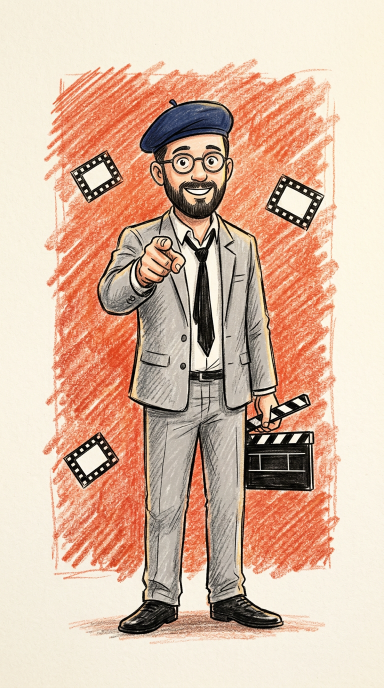
#> input picture motion/assets/mascot_source.png, 768 x 1376 px, found by its file name (shown at 1/2 size)
$ python make_mascot.py
#> lines starting #> are read from the running program, lines starting #| are printed output that depends on the picture; after the words box and inside, x2 and y2 are one past the last pixel; in counts of white or black regions, pixels touching at a corner belong together
# -*- coding: utf-8 -*-
"""Turns the uploaded mascot illustration into transparent PNG assets.

The illustration sits on plain paper, so the paper is removed with a
*border-connected* flood fill: only the background that touches the image edge
becomes transparent, which keeps interior paper areas (e.g. the white inside the
film-strip frames or the clapperboard) solid.

Outputs (motion/assets/):
  mascot.png        full character, transparent background, trimmed
  mascot_head.png   square head crop (for the little "face-cam" avatar badge)
  mascot_thumb.png  small version for storyboards / docs
"""
import os
import sys

import numpy as np
from PIL import Image, ImageFilter

SRC_DEFAULT = "assets/mascot_source.png"


def estimate_bg(a):
    border = np.concatenate([a[0:10].reshape(-1, 3), a[-10:].reshape(-1, 3),
                             a[:, 0:10].reshape(-1, 3), a[:, -10:].reshape(-1, 3)])
    return np.median(border, axis=0)


def paper_mask(a, bg, lum_min=216, sat_max=34, dist_max=34):
    """Paper/background candidates: bright + low saturation + close to the paper tone.
    A flood fill from the border over this mask removes the sheet without eating
    enclosed artwork (film-strip cells, shirt, clapper stripes)."""
    lum = a.mean(2)
    sat = a.max(2) - a.min(2)
    d = np.sqrt(((a - bg) ** 2).sum(2))
    return ((lum > lum_min) & (sat < sat_max)) | (d < dist_max)


def cutout(src, out, thr_lo=18.0, thr_hi=60.0, feather=1.1, min_blob=500):
#> called with src = 'assets/mascot_source.png', out = 'assets/mascot.png', thr_lo = 18, thr_hi = 60, feather = 1.1, min_blob = 500
    im = Image.open(src).convert("RGB")
#> im is the input picture: PIL image 768x1376 RGB; mean R, G, B 217.4, 185.8, 165
    a = np.asarray(im).astype(np.float32)
    bg = estimate_bg(a)
#> bg = [248, 242, 225]
    d = np.sqrt(((a - bg) ** 2).sum(2))

    # background = paper-ish pixels reachable from the image border
    from collections import deque
    h, w = d.shape
    paper = paper_mask(a, bg)
#> in paper_mask, `return ((lum > lum_min) & (sat < sat_max)) | (d < dist_max)`:
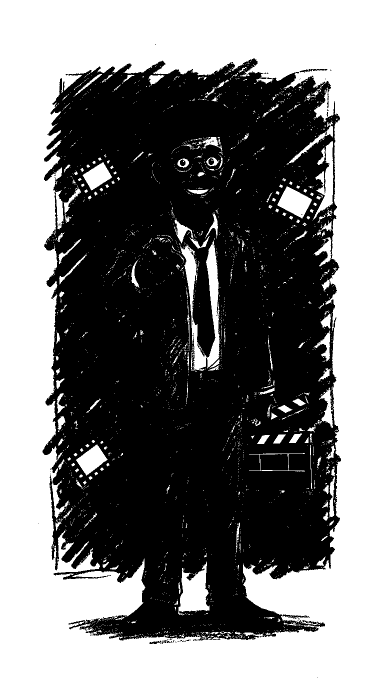
#> returned value: shape (1376, 768) bool (shown at 1/2 size); 48.2% white; 2541 white regions (2319 under 20 px), largest, box (x1, y1, x2, y2) and area: (0, 0, 768, 1376) 464426, (360, 481, 440, 742) 6859, (356, 1123, 419, 1230) 3933
    bgmask = paper.astype(np.uint8)
    seen = np.zeros_like(bgmask)
    q = deque()
    for x in range(w):
        for y in (0, h - 1):
            if bgmask[y, x] and not seen[y, x]:
                seen[y, x] = 1
                q.append((y, x))
#> seen: shape (1376, 768); values 0 (black) and 1 (white), 0.15% white in thin lines or dots
    for y in range(h):
        for x in (0, w - 1):
            if bgmask[y, x] and not seen[y, x]:
                seen[y, x] = 1
                q.append((y, x))
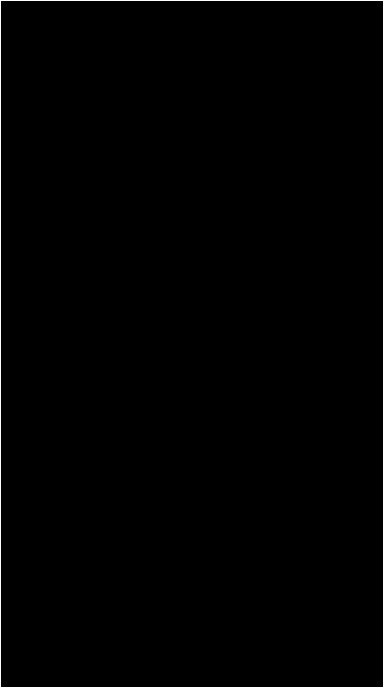
#> seen: shape (1376, 768) (shown at 1/2 size); values 0 (black) and 1 (white), 0.41% white in thin lines or dots
    while q:
        y, x = q.popleft()
        for dy, dx in ((1, 0), (-1, 0), (0, 1), (0, -1)):
            ny, nx = y + dy, x + dx
            if 0 <= ny < h and 0 <= nx < w and bgmask[ny, nx] and not seen[ny, nx]:
                seen[ny, nx] = 1
                q.append((ny, nx))
#> seen: shape (1376, 768); values 0 (black) and 1 (white), 43.9% white; 1 white region, box (x1, y1, x2, y2) and area: (0, 0, 768, 1376) 463467

    outer = seen.astype(bool)
    # soft edge: ramp on the paper-distance, only in the outer region
    ramp = np.clip((d - thr_lo) / (thr_hi - thr_lo), 0, 1)
    alpha = np.where(outer, ramp * 255.0, 255.0)

    am = Image.fromarray(alpha.astype(np.uint8), "L")
    # kill specks: erode hard first so paper halos and stray dots disappear
    am = am.filter(ImageFilter.MinFilter(3))
    am = am.point(lambda v: 0 if v < 120 else (255 if v > 235 else int((v - 120) * 2.22)))
    am = am.filter(ImageFilter.MaxFilter(3))
    if feather:
        am = am.filter(ImageFilter.GaussianBlur(feather))
    # drop tiny isolated islands (paper specks) but keep the character + his props
    from PIL import ImageOps
    lab = np.zeros((h, w), np.uint8)
    am_np = np.asarray(am) > 90
#> am_np: shape (1376, 768) bool; 56.2% white; 5 black regions (3 under 20 px), largest, box (x1, y1, x2, y2) and area: (0, 0, 768, 1376) 462151, (103, 967, 136, 1035) 663
    # simple 4-neighbour labelling by BFS on the binary mask
    cur = 0
    keep = np.zeros_like(am_np)
    for y0 in range(h):
        for x0 in range(w):
            if am_np[y0, x0] and not lab[y0, x0]:
                cur += 1
                qq = deque([(y0, x0)])
                lab[y0, x0] = cur
                cells = []
                while qq:
                    y, x = qq.popleft()
                    cells.append((y, x))
                    for dy, dx in ((1, 0), (-1, 0), (0, 1), (0, -1)):
                        ny, nx = y + dy, x + dx
                        if 0 <= ny < h and 0 <= nx < w and am_np[ny, nx] and not lab[ny, nx]:
                            lab[ny, nx] = cur
                            qq.append((ny, nx))
                if len(cells) >= min_blob:
                    for y, x in cells:
                        keep[y, x] = True
#> keep: shape (1376, 768) bool; 56.2% white; 5 black regions (3 under 20 px), largest, box (x1, y1, x2, y2) and area: (0, 0, 768, 1376) 462654, (103, 967, 136, 1035) 663
    am = Image.fromarray(np.where(keep, np.asarray(am), 0).astype(np.uint8), "L")

    rgb = Image.fromarray(a.astype(np.uint8), "RGB")
    out_img = rgb.convert("RGBA")
    out_img.putalpha(am)
    # colour decontamination: un-blend the paper tint from soft edge pixels
    arr = np.asarray(out_img).astype(np.float32)
    al = arr[..., 3:4] / 255.0
    soft = (al > 0.02) & (al < 0.98)
#> soft: shape (1376, 768, 1) bool; 1.6% white in thin lines or dots, all inside (x1, y1, x2, y2) = (85, 117, 682, 1281)
    if soft.any():
        c = arr[..., :3]
        un = (c - (1 - al) * bg) / np.maximum(al, 0.06)
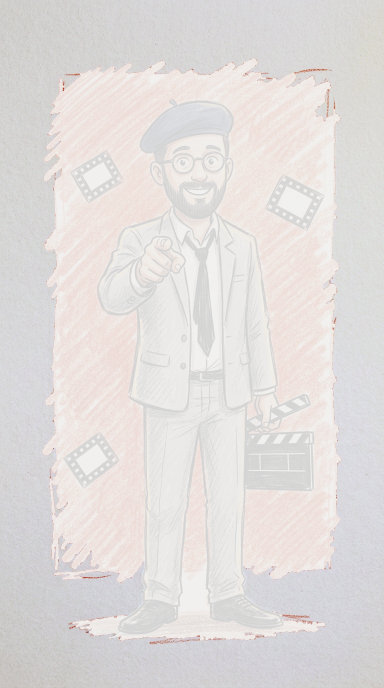
#> un: shape (1376, 768, 3) float32 (shown at 1/2 size); mean R, G, B 112.5, 77.8, 68.4; drawn with min black and max white
        arr[..., :3] = np.where(soft, np.clip(un, 0, 255), c)
    out_img = Image.fromarray(arr.astype(np.uint8), "RGBA")

    bbox = out_img.getbbox()
#> bbox = (85, 117, 682, 1281)
    out_img = out_img.crop(bbox)
#> out_img: PIL image 597x1164 RGBA
    os.makedirs(os.path.dirname(out), exist_ok=True)
    out_img.save(out)
    print("wrote", out, out_img.size)
#| wrote assets/mascot.png (597, 1164)

    # head crop for the avatar badge (top ~34% of the character, centred)
    ww, hh = out_img.size
    side = int(ww * 0.86)
    head = out_img.crop((int(ww * 0.07), 0, int(ww * 0.07) + side, side))
    head = head.resize((512, 512), Image.LANCZOS)
#> head: PIL image 512x512 RGBA
    head.save("assets/mascot_head.png")
    print("wrote assets/mascot_head.png", head.size)
#| wrote assets/mascot_head.png (512, 512)

    thumb = out_img.copy()
    thumb.thumbnail((420, 620), Image.LANCZOS)
    thumb.save("assets/mascot_thumb.png")
    print("wrote assets/mascot_thumb.png", thumb.size)
#| wrote assets/mascot_thumb.png (318, 620)
    return out


def _hsv(rgb):
    import colorsys
    mx = rgb.max(2); mn = rgb.min(2)
    d = np.maximum(mx - mn, 1e-6)
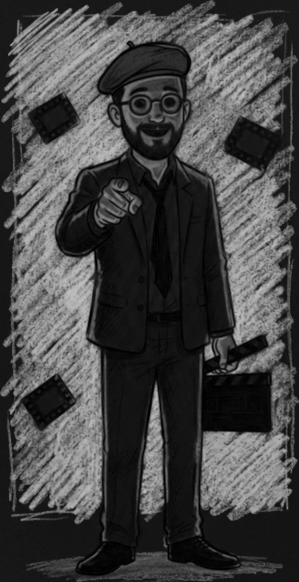
#> d: shape (1164, 597) float32 (shown at 1/2 size); min 1e-06, max 195, mean 69.1
    R, G, B = rgb[..., 0], rgb[..., 1], rgb[..., 2]
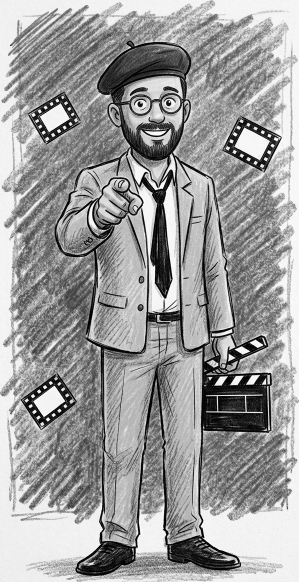
#> G: shape (1164, 597) float32 (shown at 1/2 size); min 0, max 255, mean 156.1
    hue = np.zeros_like(mx)
    m1 = mx == R
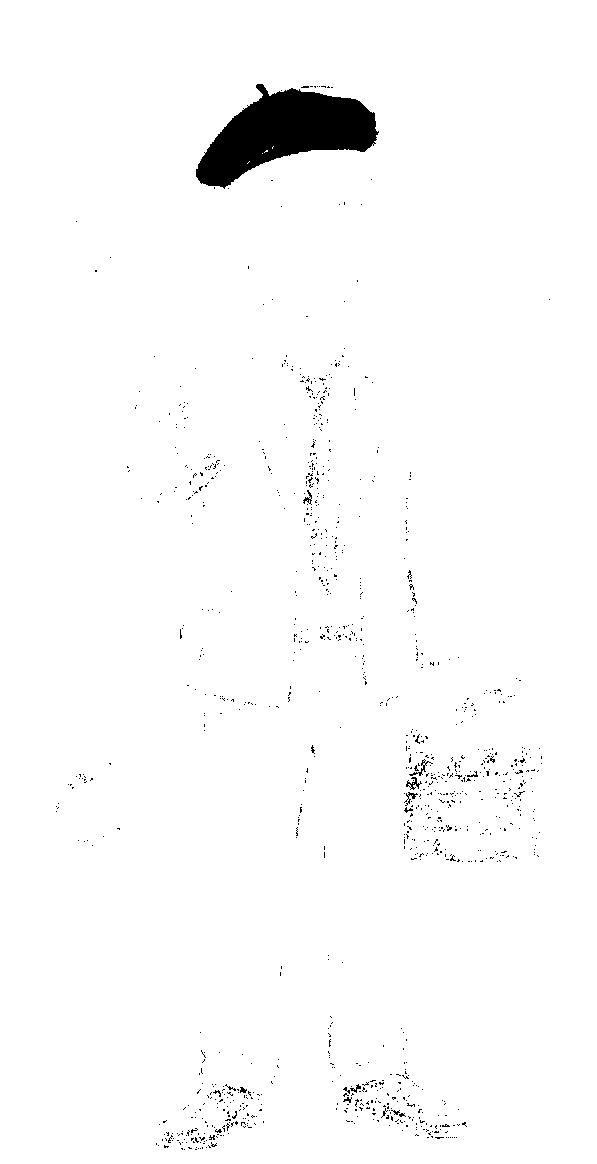
#> m1: shape (1164, 597) bool; 98.1% white; 1063 black regions (1050 under 20 px), largest, box (x1, y1, x2, y2) and area: (196, 84, 379, 189) 9965, (406, 777, 422, 790) 77, (409, 759, 433, 776) 74
    m2 = (mx == G) & ~m1
#> m2: shape (1164, 597) bool; 0.48% white in thin lines or dots, all inside (x1, y1, x2, y2) = (56, 86, 550, 1150)
    m3 = ~m1 & ~m2
#> m3: shape (1164, 597) bool; 1.5% white; 118 white regions (117 under 20 px), largest, box (x1, y1, x2, y2) and area: (196, 84, 379, 188) 9902
    hue[m1] = ((G - B) / d)[m1] % 6
    hue[m2] = ((B - R) / d)[m2] + 2
#> hue: shape (1164, 597) float32; min 0, max 5.96, mean 0.463
    hue[m3] = ((R - G) / d)[m3] + 4
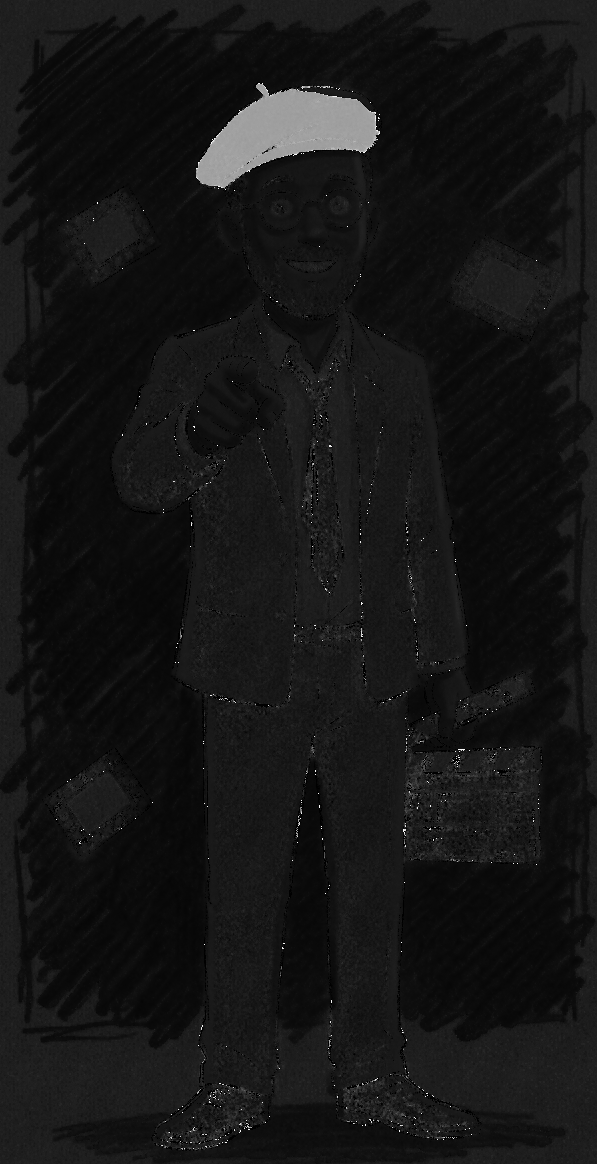
#> hue: shape (1164, 597) float32; min 0, max 5.96, mean 0.518; drawn with min black and max white
    hue *= 60
    sat = (mx - mn) / np.maximum(mx, 1)
    return hue, sat, mx / 255.0


# [45 lines left out: functions _bfs, _largest_component, not called in this run]


def _fill_holes(binary):
    """Fill transparent regions fully enclosed by the shape (shirt, clapper fields)."""
    from collections import deque
    h, w = binary.shape
    holes = ~binary
    seen = np.zeros_like(binary)
    qq = deque()
    for x in range(w):
        for y in (0, h - 1):
            if holes[y, x] and not seen[y, x]:
                seen[y, x] = True
                qq.append((y, x))
    for y in range(h):
        for x in (0, w - 1):
            if holes[y, x] and not seen[y, x]:
                seen[y, x] = True
                qq.append((y, x))
    while qq:
        y, x = qq.popleft()
        for dy, dx in ((1, 0), (-1, 0), (0, 1), (0, -1)):
            ny, nx = y + dy, x + dx
            if 0 <= ny < h and 0 <= nx < w and holes[ny, nx] and not seen[ny, nx]:
                seen[ny, nx] = True
                qq.append((ny, nx))
    return binary | (holes & ~seen)


def _components(binary, min_size=0):
    """All connected components (8-neighbour) as a list of boolean masks."""
#> called with min_size = 1400
    from collections import deque
    h, w = binary.shape
    lab = np.zeros((h, w), np.int32)
    out, cur = [], 0
    for y0 in range(h):
        for x0 in range(w):
            if binary[y0, x0] and not lab[y0, x0]:
                cur += 1
                qq = deque([(y0, x0)])
                lab[y0, x0] = cur
                cells = []
                while qq:
                    y, x = qq.popleft()
                    cells.append((y, x))
                    for dy in (-1, 0, 1):
                        for dx in (-1, 0, 1):
                            ny, nx = y + dy, x + dx
                            if 0 <= ny < h and 0 <= nx < w and binary[ny, nx] and not lab[ny, nx]:
                                lab[ny, nx] = cur
                                qq.append((ny, nx))
                if len(cells) >= min_size:
                    mm = np.zeros_like(binary)
                    ys, xs = zip(*cells)
                    mm[list(ys), list(xs)] = True
                    out.append(mm)
    return out


def character_only(src, out, keep_height=1180, open_k=15, grow_k=7, min_blob=1400):
    """Drops the crayon backdrop.

    The crayon block and warm skin tones share a hue, so colour alone is not
    enough: the orange mask is *opened* with a big kernel which keeps only the
    large backdrop slabs (skin patches, film strips and the suit disappear) and
    those slabs are then grown back slightly and subtracted from the artwork.
    """
    full = Image.open("assets/mascot.png").convert("RGBA")
    a = np.asarray(full).astype(np.float32)
    rgb, al = a[..., :3], a[..., 3]
    hue, sat, val = _hsv(rgb)
    art = al > 40

    orange = (hue < 45) & (sat > 0.22) & (val > 0.40) & art
    om = Image.fromarray((orange * 255).astype(np.uint8))
    opened = np.asarray(om.filter(ImageFilter.MinFilter(open_k)).filter(ImageFilter.MaxFilter(open_k))) > 127
    slabs = [c for c in _components(opened, min_size=min_blob)]
#> slabs = 6 items
    crayon = np.zeros_like(art)
    for c in slabs:
        crayon |= np.asarray(Image.fromarray((c * 255).astype(np.uint8)).filter(ImageFilter.MaxFilter(grow_k))) > 127
#> this loop made 6 passes

    keep = art & (~crayon)
    km = Image.fromarray((keep * 255).astype(np.uint8))
    keep = np.asarray(km.filter(ImageFilter.MaxFilter(5)).filter(ImageFilter.MinFilter(5))) > 127

    comps = _components(keep, min_size=200)
#> comps = 18 items
    comps.sort(key=lambda m: -m.sum())
    main = comps[0] if comps else keep
    ys0, xs0 = np.where(main)
    cy, cx = ys0.mean(), xs0.mean()
#> cy = 650.9; cx = 321.5
    keep = main.copy()
    for c in comps[1:]:
        ys, xs = np.where(c)
        size = int(c.sum())
        dist = np.sqrt((ys.mean() - cy) ** 2 + (xs.mean() - cx) ** 2)
        warm = float(orange[ys, xs].mean())            # crayon residues are warm & small
        if size < 900:
            continue
        if warm > 0.5 and size < 12000:                # crayon streak -> drop
            continue
        if dist < 340 or not warm:                     # body fragment / clean doodle -> keep
            keep |= c
#> this loop made 17 passes
#> (size, dist, warm) on passes 1 to 8: (16380, 427.9, 0.318), (15439, 310.6, 0.518), (9733, 461.5, 0.318), (4562, 257.6, 0.601), (3542, 643.5, 0.894), (1383, 635.2, 0.786), (1281, 430.5, 0.893), (1239, 440.2, 0.831)
    # final polish: crayon streaks are warm AND thin -> drop them wherever they are
    warm_only = orange & keep
    for c in _components(warm_only, min_size=120):
        size = int(c.sum())
        if size > 9000:
            continue
        ys, xs = np.where(c)
        bw, bh = xs.max() - xs.min() + 1, ys.max() - ys.min() + 1
        thin = size / float(bw * bh)
        dist = np.sqrt((ys.mean() - cy) ** 2 + (xs.mean() - cx) ** 2)
        if thin < 0.34 and (dist > 150 or size < 2500):
            keep &= ~c
#> this loop made 39 passes
#> (size, bw, bh, thin, dist) on passes 1 to 8: (1744, 88, 54, 0.367, 630), (430, 39, 29, 0.38, 579.6), (220, 52, 15, 0.282, 557.7), (2995, 124, 54, 0.447, 476.1), (477, 33, 33, 0.438, 445.4), (586, 39, 33, 0.455, 443.7), (3311, 123, 70, 0.385, 416.6), (244, 11, 39, 0.569, 434)
    keep = _fill_holes(keep)

    arr = np.asarray(full).copy()
    arr[..., 3] = np.where(keep, arr[..., 3], 0)
    out_img = Image.fromarray(arr, "RGBA")
    out_img = out_img.crop(out_img.getbbox())
    if out_img.height > keep_height:
        out_img = out_img.resize((int(out_img.width * keep_height / out_img.height), keep_height),
                                 Image.LANCZOS)
    out_img.save(out)
    print("wrote", out, out_img.size)
#| wrote assets/mascot_char.png (593, 1164)
    return out


if __name__ == "__main__":
    src = sys.argv[1] if len(sys.argv) > 1 else SRC_DEFAULT
    cutout(src, "assets/mascot.png")
    character_only(src, "assets/mascot_char.png")

$ run again, with motion/assets/mascot_card.png copied over motion/assets/mascot_source.png
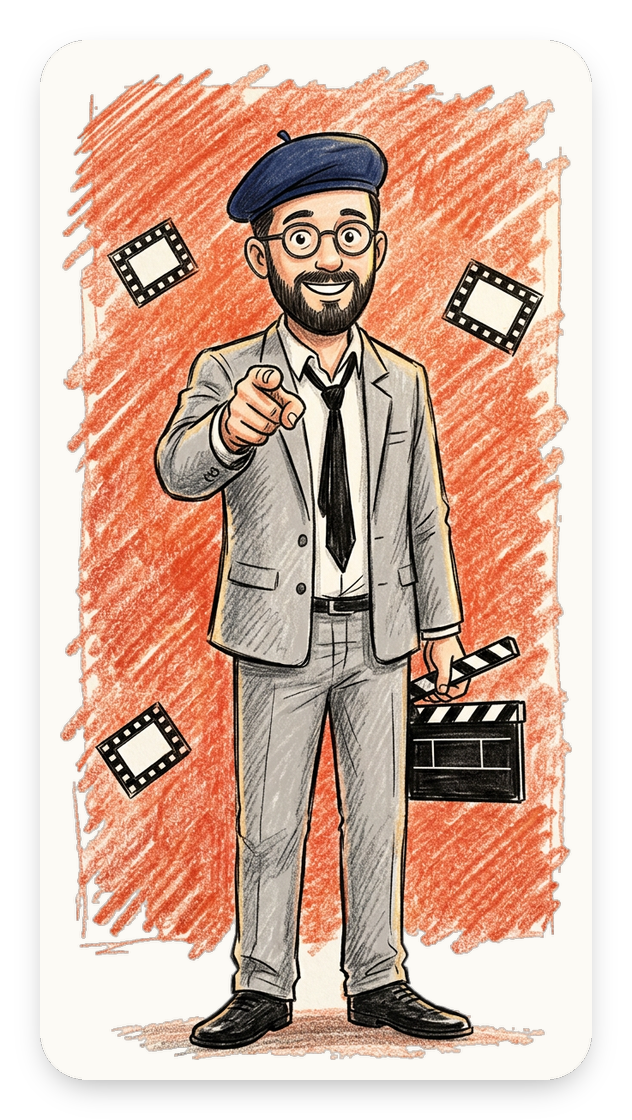
#> input picture motion/assets/mascot_card.png, 632 x 1120 px, found by its file name
#> bg = [0, 0, 0]
#> after the loop in cutout, `for y in range(h):`:
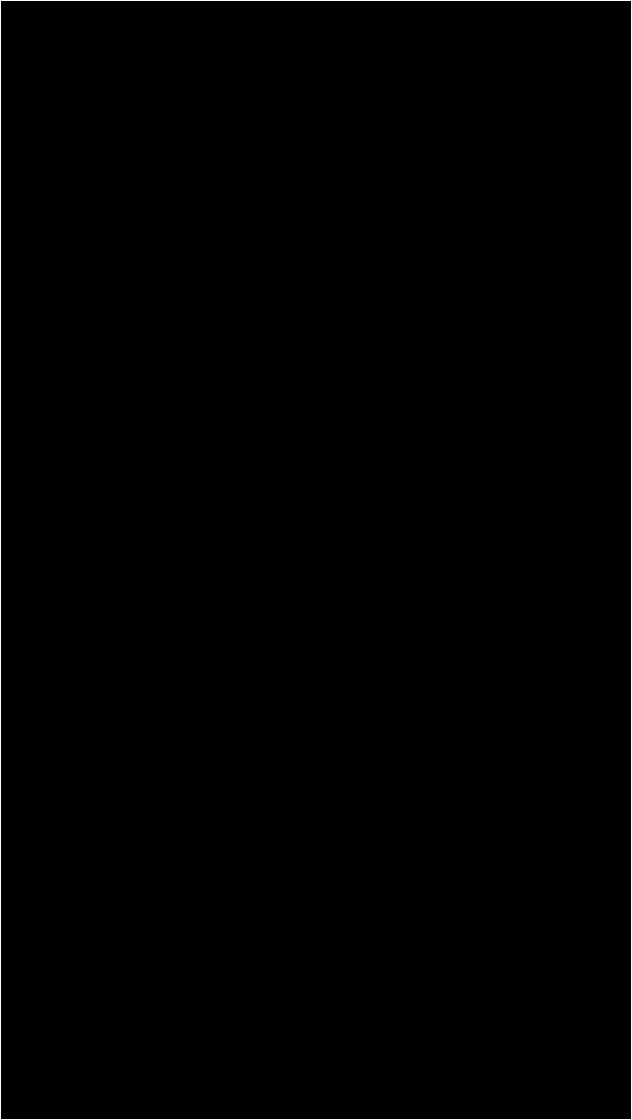
#> seen: shape (1120, 632); values 0 (black) and 1 (white), 0.49% white in thin lines or dots
#> am_np: shape (1120, 632) bool; 80.9% white; 1 black region, box (x1, y1, x2, y2) and area: (0, 0, 632, 1120) 135436
#> soft: shape (1120, 632, 1) bool; 0.9% white in thin lines or dots, all inside (x1, y1, x2, y2) = (40, 40, 592, 1080)
#> bbox = (40, 40, 592, 1080)
#| wrote assets/mascot.png (552, 1040)
#| wrote assets/mascot_head.png (512, 512)
#> in cutout, `thumb.thumbnail((420, 620), Image.LANCZOS)`:
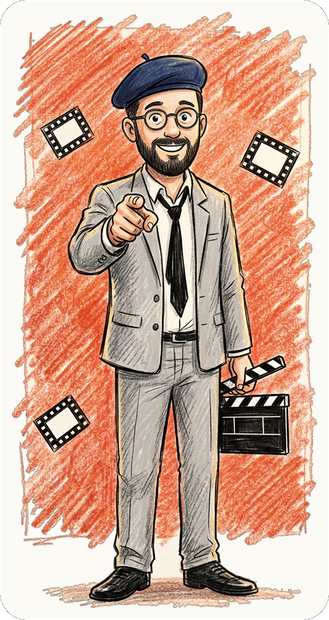
#> thumb: PIL image 329x620 RGBA; mean R, G, B, A 205.4, 166.4, 147, 253.7; transparent parts drawn white
#| wrote assets/mascot_thumb.png (329, 620)
#> slabs = 5 items
#> the loop in character_only, `for c in slabs:` made 5 passes
#> comps = 1 item
#> cy = 556.1; cx = 277.4
#> the loop in character_only, `for c in _components(warm_only, min_size=120):` made 63 passes
#> (size, bw, bh, thin, dist) on passes 1 to 8: (1971, 105, 78, 0.241, 508.8), (649, 68, 40, 0.239, 519.3), (144, 23, 13, 0.482, 533), (1957, 109, 81, 0.222, 525.3), (176, 19, 21, 0.441, 509.3), (838, 47, 58, 0.307, 512.9), (606, 37, 45, 0.364, 524.4), (164, 45, 14, 0.26, 457)
#| wrote assets/mascot_char.png (552, 1040)
